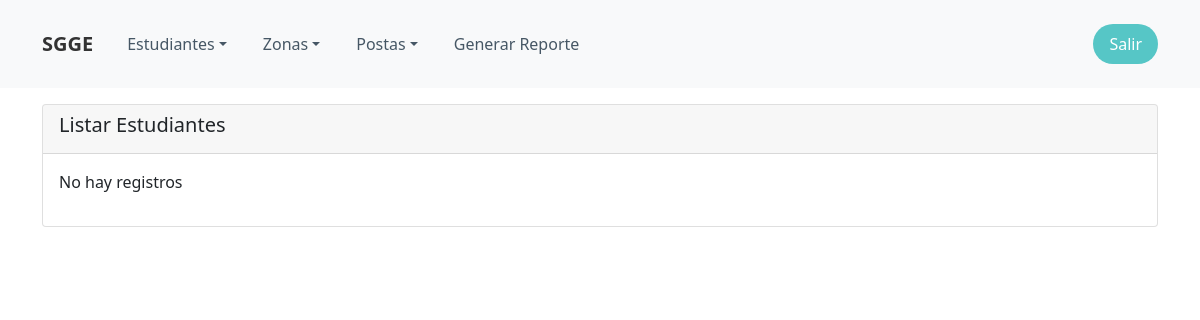
The app's page /listar_estudiantes (signed in), older data.
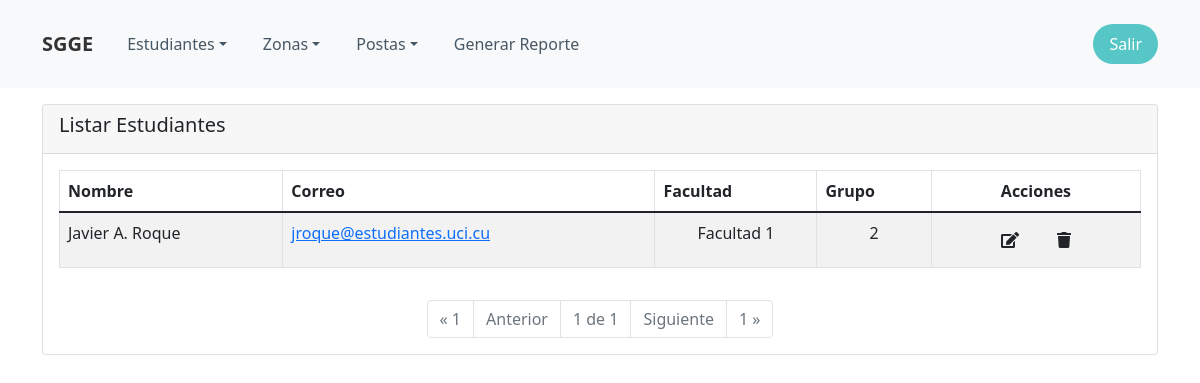
The same page, newer data.
### App/Estudiante/models.py (models this page shows)
class Estudiante(User):
    facultad = models.IntegerField(choices=FAC_CHOICES)
    grupo = models.IntegerField(choices=GROUP_CHOICES)
    cambiar_pass = models.BooleanField(default=False)

### App/Estudiante/views.py (the view)
# urls.py: path('listar_estudiantes', listar_estudiantes, name='listar_Estudiantes'),
@login_required
@group_required('Admin', 'Moderador')
def listar_estudiantes(request):
    estudiantes = Estudiante.objects.all()
    paginator = Paginator(estudiantes, 5)
    page_number = request.GET.get('page')
    page_obj = paginator.get_page(page_number)
    context = {
        'estudiantes': estudiantes,
        'page_obj': page_obj,
    }
    return render(request, 'listar.html', context)

### App/Seguridad/decorador.py (called while the page is built)
def group_required(*group_names):
    def check(user):
        if user.groups.filter(name__in=group_names).exists() | user.is_superuser:
            return True
        else:
            raise PermissionDenied(HttpResponseForbidden)
    return user_passes_test(check)

### templates/listar.html (shortened to what this page needs)
{% extends 'index.html' %}
{% block body %}
    <div class="container mt-3">
        <div class="card">
            <div class="card-header">
                <h5>Listar Estudiantes</h5>
            </div>
            <div class="card-body">
                {% if not page_obj %}
                    <p>No hay registros</p>
                {% else %}
                    <div class="table-responsive ">
                        <table class="table table-striped table-bordered">
                            <thead>
                            <tr>
                                <th>Nombre</th>
                                <th>Correo</th>
                                <th>Facultad</th>
                                <th>Grupo</th>
                                <th class="text-center">Acciones</th>
                            </tr>
                            </thead>
                            <tbody>
                            {% for e in page_obj %}
                                <tr>
                                    <td>{{ e.get_full_name }}
                                    </td>
                                    <td>
                                        <a href="mailto:{{ e.email }}">{{ e.email }}</a>
                                    </td>
                                    <td class="text-center">Facultad {{ e.facultad }}</td>
                                    <td class="text-center">{{ e.grupo }}</td>
                                    <td class="text-center">
                                        <a class="mx-1 btn" href="{% url 'edit_estudiante' e.id %}"><i class="fa fa-edit"></i></a>
                                        <a class="mx-1 btn borrar" onclick="eliminar_estudiante({{ e.id }})"><i
                                                class="fa fa-trash"></i></a>
                                    </td>
                                </tr>
                            {% endfor %}
                            </tbody>
                        </table>
                    </div>
                    </div>
                    <nav aria-label="Page navigation example">
                        <ul class="pagination justify-content-center">
                            {% if not page_obj.has_previous %}
                                <li class="page-item disabled"><a class="page-link " disabled href="?page=1">&laquo;
                                    1</a></li>
                                <li class="page-item disabled"><a class="page-link">Anterior</a></li>
                            {% endif %}
                            <li class="page-item disabled"><a class="page-link disabled">{{ page_obj.number }}
                                de {{ page_obj.paginator.num_pages }}</a></li>
                            {% if not page_obj.has_next %}
                                <li class="page-item disabled"><a class="page-link">Siguiente</a></li>
                                <li class="page-item disabled"><a class="page-link"
                                                                  href="?page={{ page_obj.paginator.num_pages }}">{{ page_obj.paginator.num_pages }}
                                    &raquo;</a></li>
                            {% endif %}
                        </ul>
                    </nav>
                {% endif %}
        </div>
    </div>
    </div>
{% endblock body %}

### templates/index.html (shortened to what this page needs)
<!DOCTYPE html>
<html lang="en">
<head>
    {% load static %}
    <link href="https://cdn.jsdelivr.net/npm/bootstrap@5.1.3/dist/css/bootstrap.min.css" rel="stylesheet"
>
    <link rel="stylesheet" href="https://pro.fontawesome.com/releases/v5.10.0/css/all.css"
/>
    <link rel="stylesheet" href="{% static 'css/Features-Boxed.css' %} ">
    <link rel="stylesheet" href="{% static 'css/Navigation-with-Button.css' %} ">
    <link rel="stylesheet" href="{% static 'css/styles.css' %} ">
</head>
<body>
<nav class="navbar navbar-light navbar-expand-lg navigation-clean-button bg-light">
    <div class="container"><a class="navbar-brand" href="/">SGGE</a>
        <div class="collapse navbar-collapse" id="navcol-1">
            <ul class="navbar-nav me-auto">
                <li class="nav-item dropdown"><a class="dropdown-toggle nav-link" aria-expanded="false"
                                                 data-bs-toggle="dropdown" href="#">Estudiantes</a>
                </li>
                <li class="nav-item dropdown"><a class="dropdown-toggle nav-link" aria-expanded="false"
                                                 data-bs-toggle="dropdown" href="#">Zonas</a>
                </li>
                <li class="nav-item dropdown"><a class="dropdown-toggle nav-link" aria-expanded="false"
                                                 data-bs-toggle="dropdown" href="#">Postas</a>
                </li>
                <li class="nav-item"><a class="nav-link" href="#">Generar Reporte</a></li>
            </ul>
            <span class="navbar-text actions"> <a class="btn btn-light action-button" role="button"
                                                  href="{% url 'salir' %}">Salir</a></span>
        </div>
    </div>
</nav>
{% if request.user.estudiante.cambiar_pass == 0 %}
    {% block if %}
        <div class="container mt-3">
            <div class="alert alert-warning" role="alert">
                Es la primera vez que se loguea debe cambiar su contraseña aquí --> <a href="/change_password"
                                                                                       class="alert-link">Cambiar
                Contraseña</a>.
            </div>
        </div>
    {% endblock if %}
{% else %}
    {% block body %}{% endblock body %}
{% endif %}
</body>
</html>

### static/css/Navigation-with-Button.css (style rules this page uses)
.navigation-clean-button { background: #fff; padding-top: .75rem; padding-bottom: .75rem; color: #333; border-radius: 0; box-shadow: none; border: none; margin-bottom: 0; }
@media (min-width:768px) { .navigation-clean-button { padding-top: 1rem; padding-bottom: 1rem; } }
.navigation-clean-button .navbar-brand { font-weight: bold; color: inherit; }
.navigation-clean-button.navbar .navbar-nav .nav-link { padding-left: 18px; padding-right: 18px; }
.navigation-clean-button.navbar-light .navbar-nav .nav-link { color: #465765; }
.navigation-clean-button .navbar-text .action-button, .navigation-clean-button .navbar-text .action-button:active, .navigation-clean-button .navbar-text .action-button:hover { background: #56c6c6; border-radius: 20px; font-size: inherit; color: #fff; box-shadow: none; border: none; text-shadow: none; padding: .5rem 1rem; transition: background-color 0.25s; font-size: inherit; }

Row changes from the older to the newer data that the page shows:
added Estudiante: get_full_name "Javier A. Roque", email "jroque@estudiantes.uci.cu", facultad "1", grupo "2"
Text that changed along with them:
{{ page_obj.number }}: (not shown) → "1"
{{ page_obj.paginator.num_pages }}: (not shown) → "1"
text no longer shown: "No hay registros"
text now shown: "Nombre Correo Facultad Grupo Acciones « 1 Anterior de Siguiente »"
